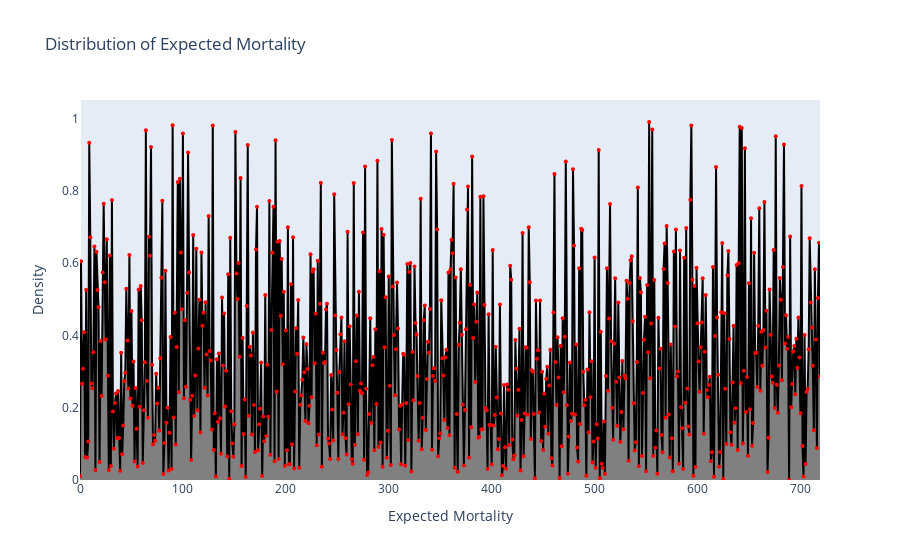

Notebook code for this chart:
### Markdown cell above
<font size="5"><b><u>80.Plot a graph to show the distribution of expected mortality.</u></b></font>

### Code cell
import plotly.express as px

fig = px.area(df_ReadmissionRegistry, y='ExpectedMortality', title='Distribution of Expected Mortality')

# Customize the chart layout
fig.update_layout(
    xaxis_title='Expected Mortality',
    yaxis_title='Density',
    xaxis=dict(showgrid=False),
    yaxis=dict(showgrid=False)
)


fig.update_traces(
    line=dict(color='black'),        
    fillcolor='grey',              
    hoverinfo='x',               
    hoverlabel=dict(font_size=14),      
    mode='lines+markers',               
    marker=dict(size=4, color='red'),   
)

# Show the chart
fig.show()

### Figure 1 — Plotly figure (JSON) as saved in the notebook; plotly's stock layout.template omitted (floating-point values rounded to 4 significant figures; data arrays with more than 128 entries replaced by an {"elided": "..."} marker saying what was removed)
{"data": [{"fillcolor": "grey", "fillpattern": {"shape": ""}, "hoverinfo": "x", "hoverlabel": {"font": {"size": 14}}, "hovertemplate": "index=%{x}<br>ExpectedMortality=%{y}<extra></extra>", "legendgroup": "", "line": {"color": "black"}, "marker": {"color": "red", "size": 4, "symbol": "circle"}, "mode": "lines+markers", "name": "", "orientation": "v", "showlegend": false, "stackgroup": "1", "type": "scatter", "x": {"elided": "720 int values"}, "xaxis": "x", "y": {"elided": "720 float values"}, "yaxis": "y"}], "layout": {"autosize": true, "legend": {"tracegroupgap": 0}, "title": {"text": "Distribution of Expected Mortality"}, "xaxis": {"anchor": "y", "autorange": true, "domain": [0, 1], "range": [0, 719], "showgrid": false, "title": {"text": "Expected Mortality"}, "type": "linear"}, "yaxis": {"anchor": "x", "autorange": true, "domain": [0, 1], "range": [0, 1.061], "showgrid": false, "title": {"text": "Density"}, "type": "linear"}}}
